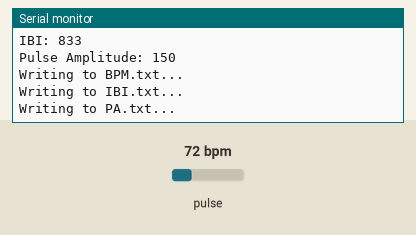
Recording of a sketch running on a simulated Arduino Uno, built with avr-gcc and run on an emulated ATmega328P. On the bench: the last lines printed to the serial monitor. Inputs (shaded band) come from the test bench; at power-on: pulse 72 bpm. Storage starts empty.

Above: at 1.3 s.
1.4 s: pulse set to 42 bpm
At 3.1 s:
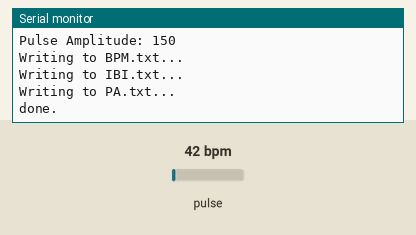
5.9 s: pulse set to 70 bpm
At 8.5 s:
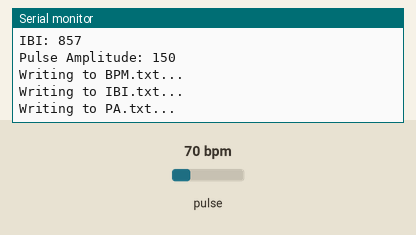
Timing chart, 0 to 10.0 s (numbered marks = the images above; inputs shaded):
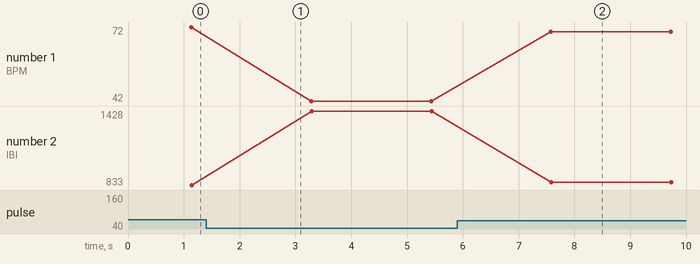

The sketch:

PulseToSD.ino
```cpp
//Demarzi Giorgio S4227621
//Arduino Code to store Pulse Sensor data into the Wifi Shield's microSD


#define USE_ARDUINO_INTERRUPTS true    // Set-up low-level interrupts for most acurate BPM math.
#include <PulseSensorPlayground.h>     // Includes the PulseSensorPlayground Library.
#include <SPI.h>
#include "SdFat.h"
SdFat SD;

//  Variables
const int PulseWire = 0;       // PulseSensor PURPLE WIRE connected to ANALOG PIN 0
const int LED13 = 13;          // The on-board Arduino LED, close to PIN 13.
int Threshold = 550;           // Determine which Signal to "count as a beat" and which to ignore.
                               // Use the "Gettting Started Project" to fine-tune Threshold Value beyond default setting.
                               // Otherwise leave the default "550" value.
PulseSensorPlayground pulseSensor;  // Creates an instance of the PulseSensorPlayground object called "pulseSensor"

File BPMFile;
File IBIFile;
File PAFile;

void setup() {
  // Open serial communications and wait for port to open:
  Serial.begin(9600);
  while (!Serial) {
    ; // wait for serial port to connect. Needed for native USB port only
  }


  Serial.print("Initializing SD card...");

  if (!SD.begin(4)) {
    Serial.println("initialization failed!");
    while (1);
  }
  Serial.println("initialization done.");

//Creating files
  Serial.println("BPM.txt...");
  BPMFile = SD.open("BPM.txt", FILE_WRITE);
  BPMFile.close();

  Serial.println("IBI.txt...");
  IBIFile = SD.open("IBI.txt", FILE_WRITE);
  IBIFile.close();

  Serial.println("PA.txt...");
  PAFile = SD.open("PA.txt", FILE_WRITE);
  PAFile.close();

  // Check to see if the files exist:
  if (SD.exists("BPM.txt")) {
    Serial.println("BPM.txt exists.");
  } else {
    Serial.println("BPM.txt doesn't exist.");
  }

  if (SD.exists("IBI.txt")) {
    Serial.println("IBI.txt exists.");
  } else {
    Serial.println("IBI.txt doesn't exist.");
  }

  if (SD.exists("PA.txt")) {
    Serial.println("PA.txt exists.");
  } else {
    Serial.println("PA.txt doesn't exist.");
  }

  // Configure the PulseSensor object, by assigning our variables to it.
  pulseSensor.analogInput(PulseWire);
  pulseSensor.setThreshold(Threshold);

  // Double-check the "pulseSensor" object was created and "began" seeing a signal.
   if (pulseSensor.begin()) {
    Serial.println("We created a pulseSensor Object !");  //This prints one time at Arduino power-up,  or on Arduino reset.
  }


}
void loop() {


 int myBPM = pulseSensor.getBeatsPerMinute();  // Calls function on our pulseSensor object that returns BPM as an "int".
                                               // "myBPM" hold this BPM value now.
 int myIBI = pulseSensor.getInterBeatIntervalMs();
 int myPA = pulseSensor.getPulseAmplitude();

if (pulseSensor.sawStartOfBeat()) {            // Constantly test to see if "a beat happened".
 Serial.println("♥  A HeartBeat Happened ! "); // If test is "true", print a message "a heartbeat happened".
 Serial.print("BPM: ");                        // Print phrase "BPM: "
 Serial.println(myBPM);                       // Print the value inside of myBPM.
 Serial.print("IBI: ");
 Serial.println(myIBI);
 Serial.print("Pulse Amplitude: ");
 Serial.println(myPA);
 String stringBPM = "";
 String stringIBI = "";
 String stringPA = "";
 stringBPM = String(myBPM);
 stringIBI = String(myIBI);
 stringPA = String(myPA);
 BPMFile = SD.open("BPM.txt", FILE_WRITE);
 IBIFile = SD.open("IBI.txt", FILE_WRITE);
 PAFile = SD.open("PA.txt", FILE_WRITE);
  if (BPMFile && IBIFile && PAFile) {
     Serial.println("Writing to BPM.txt...");
     BPMFile.println(stringBPM + "\n");
     delay(50);
     Serial.println("Writing to IBI.txt...");
     IBIFile.println(stringIBI + "\n");
     delay(50);
     Serial.println("Writing to PA.txt...");
     PAFile.println(stringPA + "\n");
     delay(500);
    // close the files:
    BPMFile.close();
    IBIFile.close();
    PAFile.close();
    delay(500);
    Serial.println("done.");
    delay(500);
  } else {
    // if the file didn't open, print an error:
    Serial.println("error opening BPM.txt");
}
}
  delay(500);                    // considered best practice in a simple sketch.

}
```

Measured:
- after the input at 5.9 s, the serial monitor: prints a new line after 1.7 s (image 2)
- plotted number 1: 72 → 42 after the input at 1.4 s, 42 → 70 after the input at 5.9 s
- plotted number 2: 833 → 1428 after the input at 1.4 s, 1428 → 857 after the input at 5.9 s
